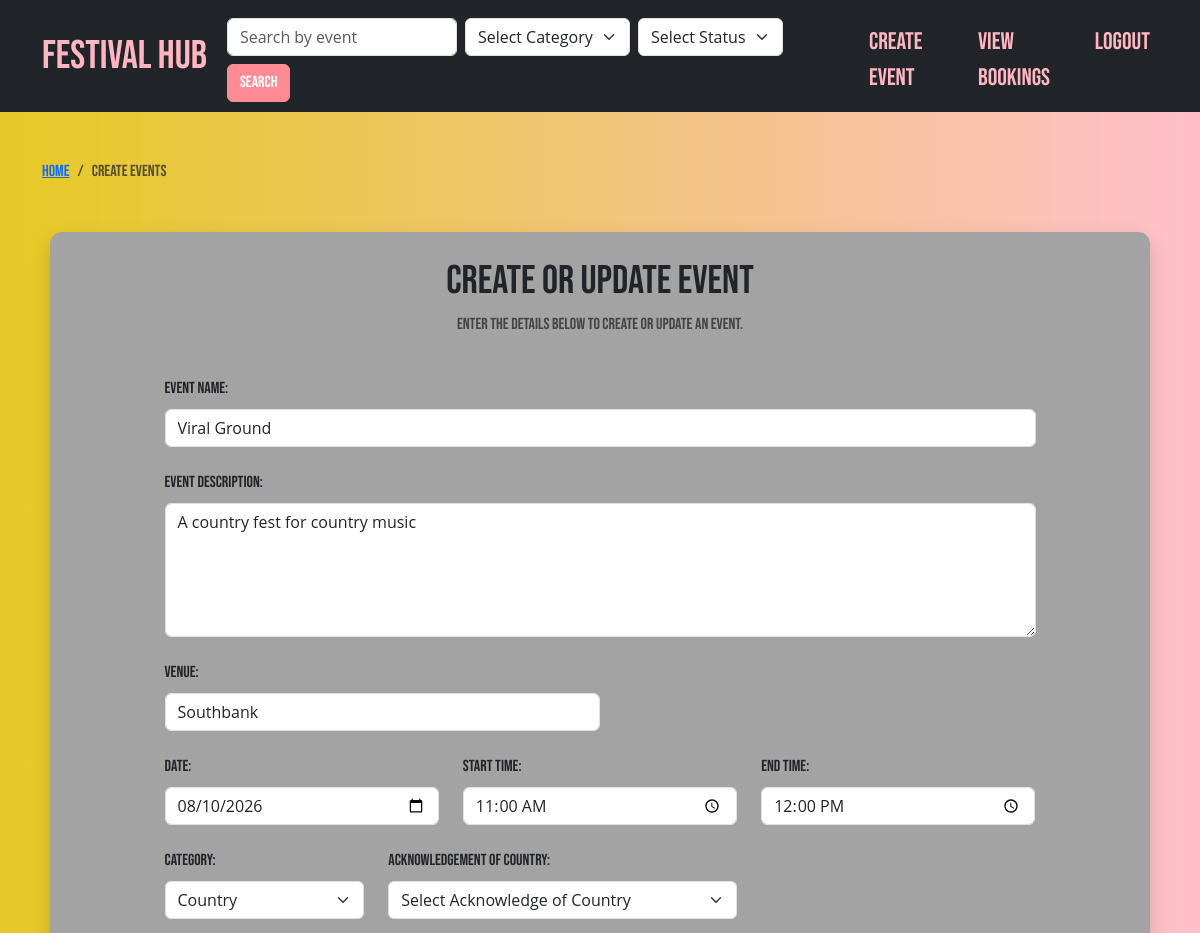
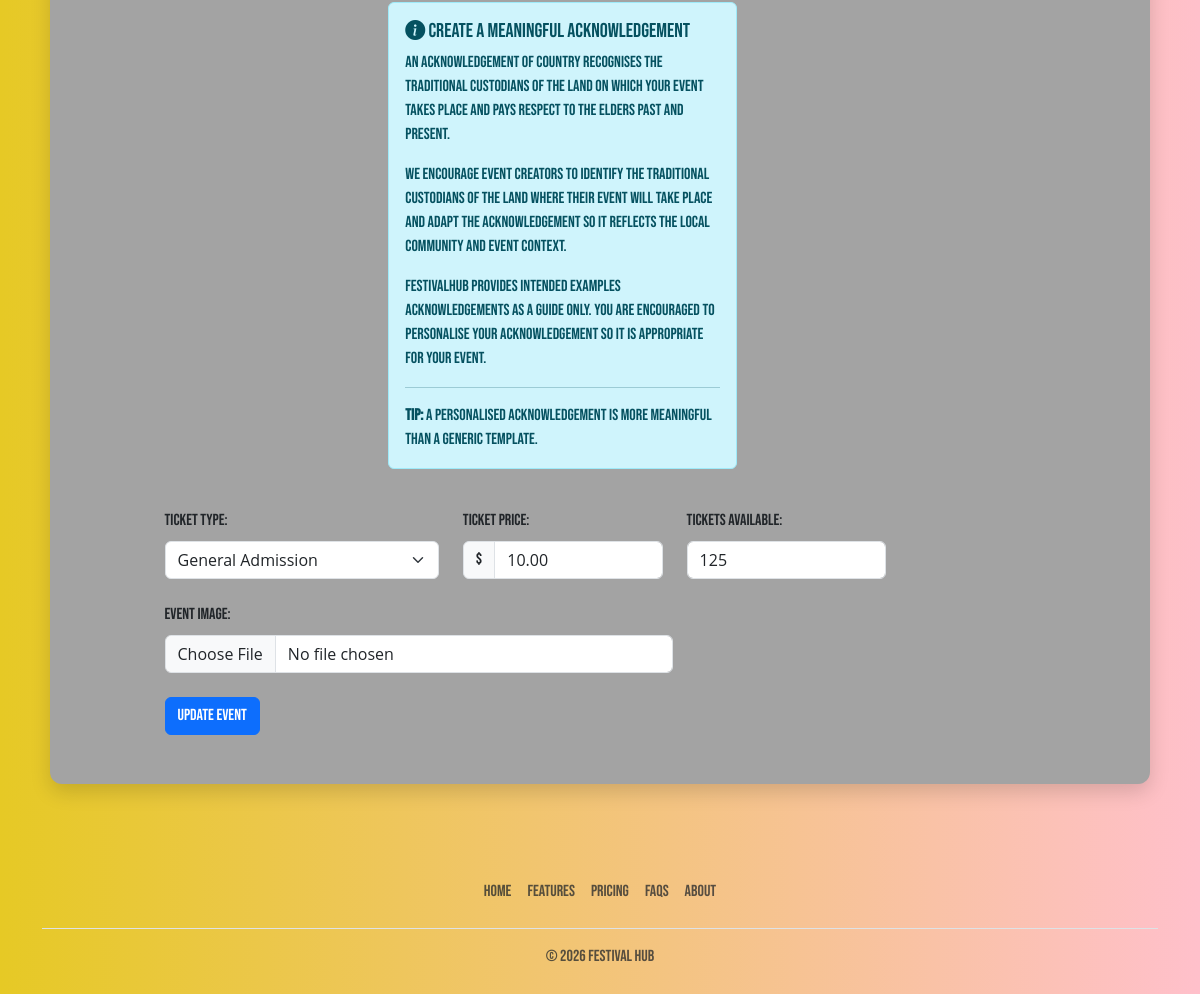
Page /update-festival/2 (signed in) on the earlier database version (2 pictures, top to bottom).
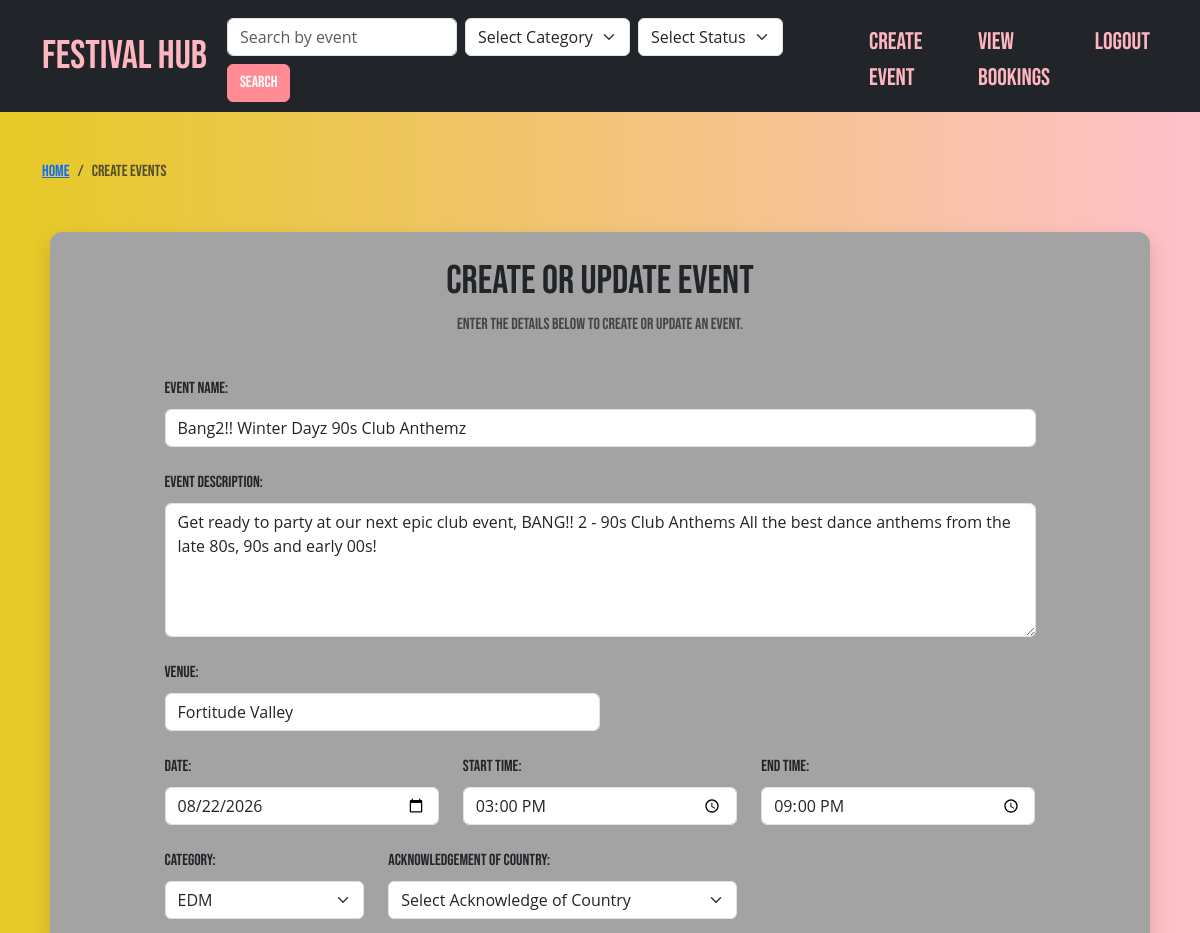
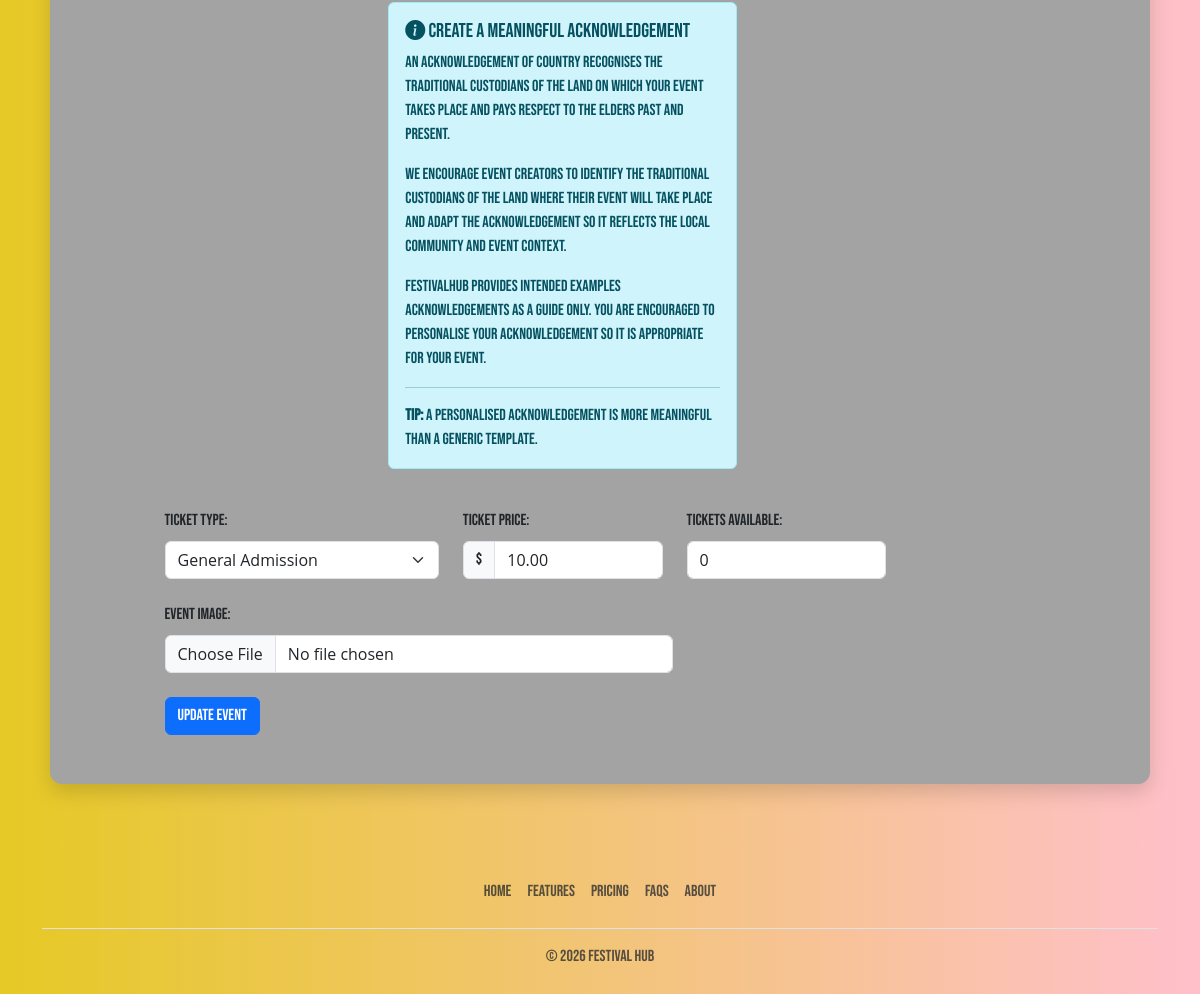
Same page on the later database version (2 pictures, top to bottom).
### FestivalHub/models.py (models this page shows, shortened)
class Event(db.Model):
    __tablename__ = 'events'
    id = db.Column(db.Integer, primary_key=True)
    event_name = db.Column(db.String(50), nullable=False)
    event_description = db.Column(db.String(500), nullable=False)
    category = db.Column(db.String(10), nullable=False)
    date = db.Column(db.Date, nullable=False)
    start_time = db.Column(db.Time, nullable=False)
    end_time = db.Column(db.Time, nullable=False)
    venue = db.Column(db.String(20), nullable=False)
    event_status = db.Column(db.String(20), nullable=False)
    acknowledgement_of_country = db.Column(db.String(100), nullable=False)
    ticket_type = db.Column(db.String(20), nullable=False)
    tickets_price = db.Column(db.String(30), nullable=False)
    tickets_available = db.Column(db.Integer, nullable=False)
    image = db.Column(db.String(400), nullable=False)
    created_at = db.Column(db.DateTime(), nullable=False, default=datetime.utcnow)
    comments = db.relationship('Comment', backref='event', lazy=True)

### FestivalHub/__init__.py (the view, shortened to what this page needs)
    @app.route("/update-festival/<int:event_id>", methods=["GET", "POST"])
    @login_required
    def update_festival(event_id):
        from .forms import CreateOrUpdateEventForm
        from .models import Event
        event = Event.query.get_or_404(event_id)
        form = CreateOrUpdateEventForm(obj=event)
        if request.method == "GET":
            form.tickets_price.data = float(event.tickets_price)
        print("REQUEST METHOD:", request.method)
        print("FORM DATA:", request.form)
        print("FORM ERRORS:", form.errors)
        return render_template("create-festival.html", form=form, editing=True)

### FestivalHub/templates/create-festival.html (shortened to what the changed rows need)
{% extends "base.html" %}
{% block content %}
  <div class="container py-5">
    <div class="event-form mt-5">
      <div class="row justify-content-center">
        <h1 class="text-center">Create or Update Event</h1>
        <div class="col-lg-10 col-md-12">
          <form method="POST" novalidate enctype="multipart/form-data">
            <div class="mt-4 mb-4">
              <label class="form-label">Event Name:</label>
              {{ form.event_name(
                class="form-control is-invalid" if form.event_name.errors else "form-control",
                placeholder="Enter a name of the event."
              ) }}
            </div>
            <div class="mt-4 mb-4">
              <label class="form-label">Event Description:</label>
              {{ form.event_description(
                class="form-control is-invalid" if form.event_description.errors else "form-control",
                rows=5,
                placeholder="Enter a description of the event."
              ) }}
            </div>
            <div class="mb-4 col-md-6">
              <label class="form-label">Venue:</label>
              {{ form.venue(
                class="form-control is-invalid" if form.venue.errors else "form-control",
                placeholder="Enter the location or venue of the event."
              ) }}
            </div>
            <div class="row">
              <div class="mb-4 col-md-4">
                <label class="form-label">Date:</label>
                {{ form.date(
                  class="form-control is-invalid" if form.date.errors else "form-control"
                ) }}
              </div>
              <div class="mb-4 col-md-4">
                <label class="form-label">Start Time:</label>
                {{ form.start_time(
                  class="form-control is-invalid" if form.start_time.errors else "form-control"
                ) }}
              </div>
              <div class="mb-4 col-md-4">
                <label class="form-label">End Time:</label>
                {{ form.end_time(
                  class="form-control is-invalid" if form.end_time.errors else "form-control"
                ) }}
              </div>
            </div>
            <div class="row">
              <div class="mb-4 col-md-3">
                <label class="form-label">Category:</label>
                {{ form.category(
                  class="form-select is-invalid" if form.category.errors else "form-select"
                ) }}
              </div>
            </div>
            <div class="row">
              <div class="mb-4 col-md-4">
                <label class="form-label">Ticket Type:</label>
                {{ form.ticket_type(
                  class="form-select is-invalid" if form.ticket_type.errors else "form-select"
                ) }}
              </div>
              <div class="mb-4 col-md-3">
                <div class="input-group">
                  <span class="input-group-text">$</span>
                  {{ form.tickets_price(
                    class="form-control is-invalid" if form.tickets_price.errors else "form-control",
                    placeholder="0.00"
                  ) }}
                </div>
              </div>
              <div class="mb-4 col-md-3">
                <label class="form-label">Tickets Available:</label>
                {{ form.tickets_available(
                  class="form-control is-invalid" if form.tickets_available.errors else "form-control",
                  placeholder="Enter available tickets."
                ) }}
              </div>
            </div>
          </form>
        </div>
      </div>
    </div>
  </div>
{% endblock %}

Differences in the rows shown:
changed Event "General Admission": event_name "Viral Ground" → "Bang2!! Winter Dayz 90s Club Anthemz"; event_description "A country fest for country music" → "Get ready to party at our next epic club event, BANG!! 2 - 90s Club Anthems All the best dance anthems from the late 80s, 90s and early 00s!"; venue "Southbank" → "Fortitude Valley"; date "08/10/2026" → "08/22/2026"; start_time "11:00" → "15:00"; end_time "12:00" → "21:00"; category "Country" → "EDM"; tickets_available "125" → "0"
